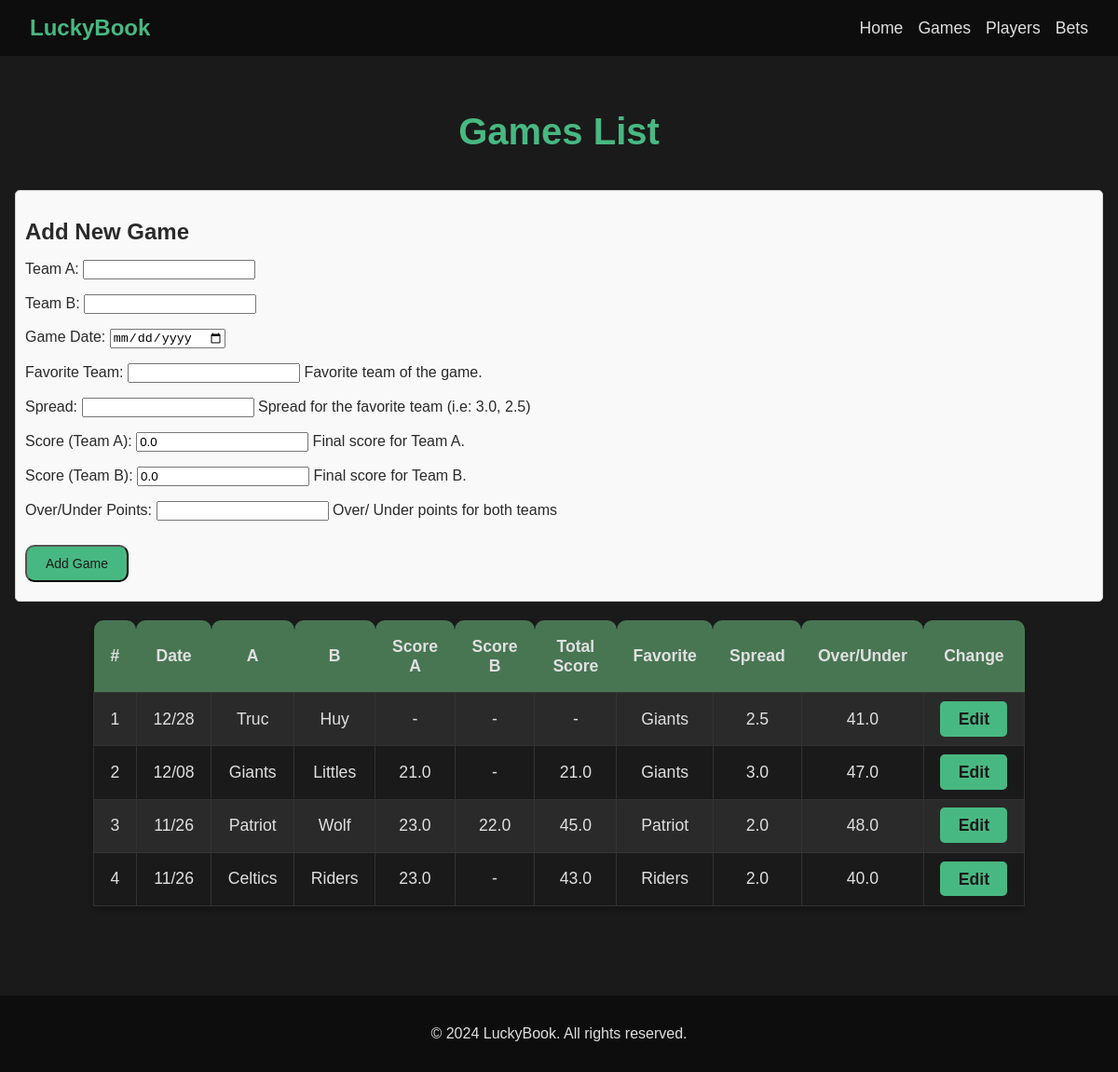
/games/, run on the app's committed database.
### my_book/models.py (models this page shows, shortened)
class Game(models.Model):
    team_a = models.CharField(max_length=100)  # Name of Team A
    team_b = models.CharField(max_length=100)  # Name of Team B
    game_date = models.DateField()
    fav = models.CharField(
        max_length=100,
        help_text="Favorite team of the game.",
    )
    fav_spread = models.DecimalField(
        max_digits=4,
        decimal_places=1,
        help_text="Spread for the favorite team (i.e: 3.0, 2.5)",
    )
    score_team_a = models.DecimalField(
        max_digits=4,
        decimal_places=1,
        null=True,
        blank=True,
        default=0.0,
        help_text="Final score for Team A.",
    )
    score_team_b = models.DecimalField(
        max_digits=4,
        decimal_places=1,
        null=True,
        blank=True,
        default=0.0,
        help_text="Final score for Team B.",
    )
    total_points = models.DecimalField(
        max_digits=5,
        decimal_places=1,
        null=True,
        blank=True,
        default=0.0,
        help_text="Total points for both teams",
    )
    over_under_points = models.DecimalField(
        max_digits=5,
        decimal_places=1,
        help_text="Over/ Under points for both teams",
    )

### my_book/views.py (the view, shortened to what this page needs)
class GameListView(View):
    def get(self, request, *args, **kwargs):
        games = Game.objects.all().order_by("-game_date")
        form = GameForm()
        return render(request, "games/game_list.html", {"games": games, "form": form})

### my_book/forms.py
class GameForm(forms.ModelForm):
    class Meta:
        model = Game
        fields = [
            "team_a",
            "team_b",
            "game_date",
            "fav",
            "fav_spread",
            "score_team_a",
            "score_team_b",
            "over_under_points",
        ]
        labels = {
            "team_a": "Team A",
            "team_b": "Team B",
            "game_date": "Game Date",
            "fav": "Favorite Team",
            "fav_spread": "Spread",
            "score_team_a": "Score (Team A)",
            "score_team_b": "Score (Team B)",
            "over_under_points": "Over/Under Points",
        }
        widgets = {
            "game_date": forms.DateInput(attrs={"type": "date"}),
        }

### my_book/templates/games/game_list.html (shortened to what this page needs)
{% extends 'my_book/base.html' %}
{% block content %}
<div class="container">
    <h1 class="page-title">Games List</h1>
    <div class="add-game-form">
        <h2>Add New Game</h2>
        <form method="post" action="">
            {{ form.as_p }}
            <button type="submit" class="btn btn-primary">Add Game</button>
        </form>
    </div>
    {% if games %}
        <table class="games-table">
            <thead>
                <tr>
                    <th>#</th>
                    <th>Date</th>
                    <th>A</th>
                    <th>B</th>
                    <th>Score A</th>
                    <th>Score B</th>
                    <th>Total Score</th>
                    <th>Favorite</th>
                    <th>Spread</th>
                    <th>Over/Under</th>
                    <th>Change</th>
                </tr>
            </thead>
            <tbody>
                {% for game in games %}
                    <tr>
                        <td>{{ forloop.counter }}</td>
                        <td>{{ game.game_date|date:"m/d"|default:"-" }}</td>
                        <td>{{ game.team_a|default:"-" }}</td>
                        <td>{{ game.team_b|default:"-" }}</td>
                        <td>{{ game.score_team_a|default:"-" }}</td>
                        <td>{{ game.score_team_b|default:"-" }}</td>
                        <td>{{ game.total_points|default:"-" }}</td>
                        <td>{{ game.fav|default:"-" }}</td>
                        <td>{{ game.fav_spread|default:"-" }}</td>
                        <td>{{ game.over_under_points|default:"-" }}</td>
                        <td><a href="{% url 'game-edit' game.id %}" class="btn btn-edit">Edit</a></td>
                    </tr>
                {% endfor %}
            </tbody>
        </table>
    {% else %}
        <p class="no-games-message">No games available at the moment.</p>
    {% endif %}
</div>
{% endblock %}

### static/styles.css (style rules this page uses)
body.dark-mode { background-color: #1a1a1a; color: #e0e0e0; font-family: Arial, sans-serif; margin: 0; padding: 0; }
.add-game-form { margin-bottom: 20px; padding: 10px; border: 1px solid #ccc; border-radius: 5px; background-color: #f9f9f9; color: #2a2a2a; }
.add-game-form h2 { margin-bottom: 10px; }
.container { max-width: 1200px; margin: 0 auto; padding: 2em 1em; }
.page-title { font-size: 2.5em; color: #48b882; margin-bottom: 1em; text-align: center; }
.games-table, .bet-table { width: 100%; border-collapse: collapse; margin-bottom: 2em; background-color: #1a1a1a; border-radius: 10px; box-shadow: 0 4px 6px rgba(0, 0, 0, 0.2); }
.games-table th, .bet-table th { padding: 1em; text-align: center; background-color: #487653; color: #e0e0e0; font-size: 1.1em; border-top-left-radius: 10px; border-top-right-radius: 10px; }
.games-table td, .bet-header td { padding: 1em; text-align: center; border: 1px solid #333; color: #e0e0e0; background-color: #2a2a2a; font-size: 1.1em; }
.games-table tr:nth-child(even) td, .bet-table tr:nth-child(even) td { background-color: #1a1a1a; }
.games-table td a, .bet-table td a { color: #48b882; font-weight: bold; text-decoration: none; padding: 0.5em 1em; border-radius: 5px; transition: background-color 0.3s ease; }
table { margin: 0 auto; width: 90%; max-width: 1000px; }
.games-table .btn-edit { padding: 0.5em 1.1em; background-color: #48b882; color: #1a1a1a; text-decoration: none; border-radius: 5px; font-size: 1em; transition: background-color 0.3s ease; }
.btn-primary { display: inline-block; background-color: #48b882; color: #1a1a1a; padding: 10px 20px; font-size: 14px; text-decoration: none; border-radius: 10px; transition: background-color 0.3s ease; margin: 10px auto; }

### data on the page
Game: game_date "12/28", team_a "Truc", team_b "Huy", score_team_a "-", score_team_b "-", total_points "-", fav "Giants", fav_spread "2.5", over_under_points "41.0"
Game: game_date "12/08", team_a "Giants", team_b "Littles", score_team_a "21.0", score_team_b "-", total_points "21.0", fav "Giants", fav_spread "3.0", over_under_points "47.0"
Game: game_date "11/26", team_a "Patriot", team_b "Wolf", score_team_a "23.0", score_team_b "22.0", total_points "45.0", fav "Patriot", fav_spread "2.0", over_under_points "48.0"
Game: game_date "11/26", team_a "Celtics", team_b "Riders", score_team_a "23.0", score_team_b "-", total_points "43.0", fav "Riders", fav_spread "2.0", over_under_points "40.0"
